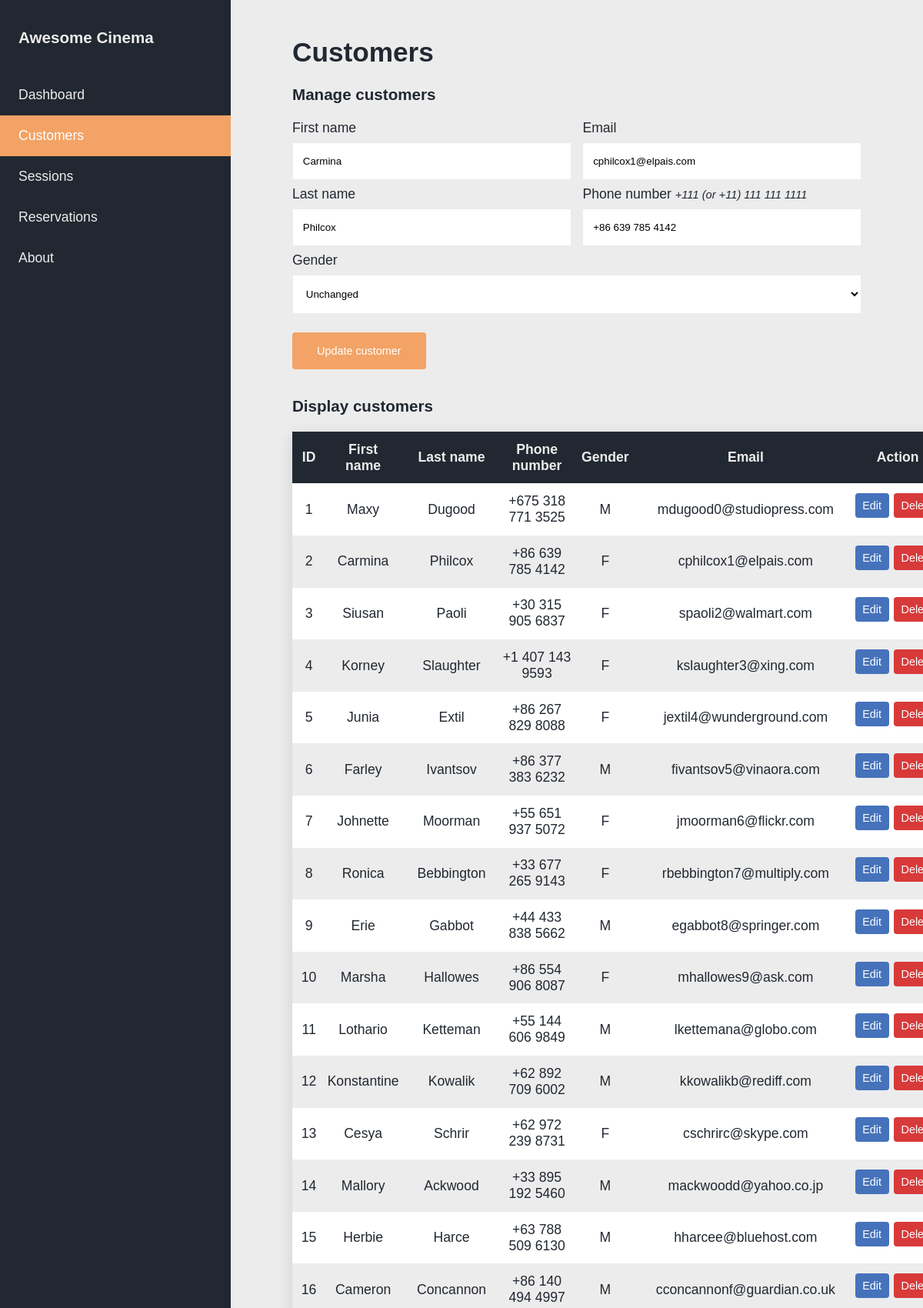
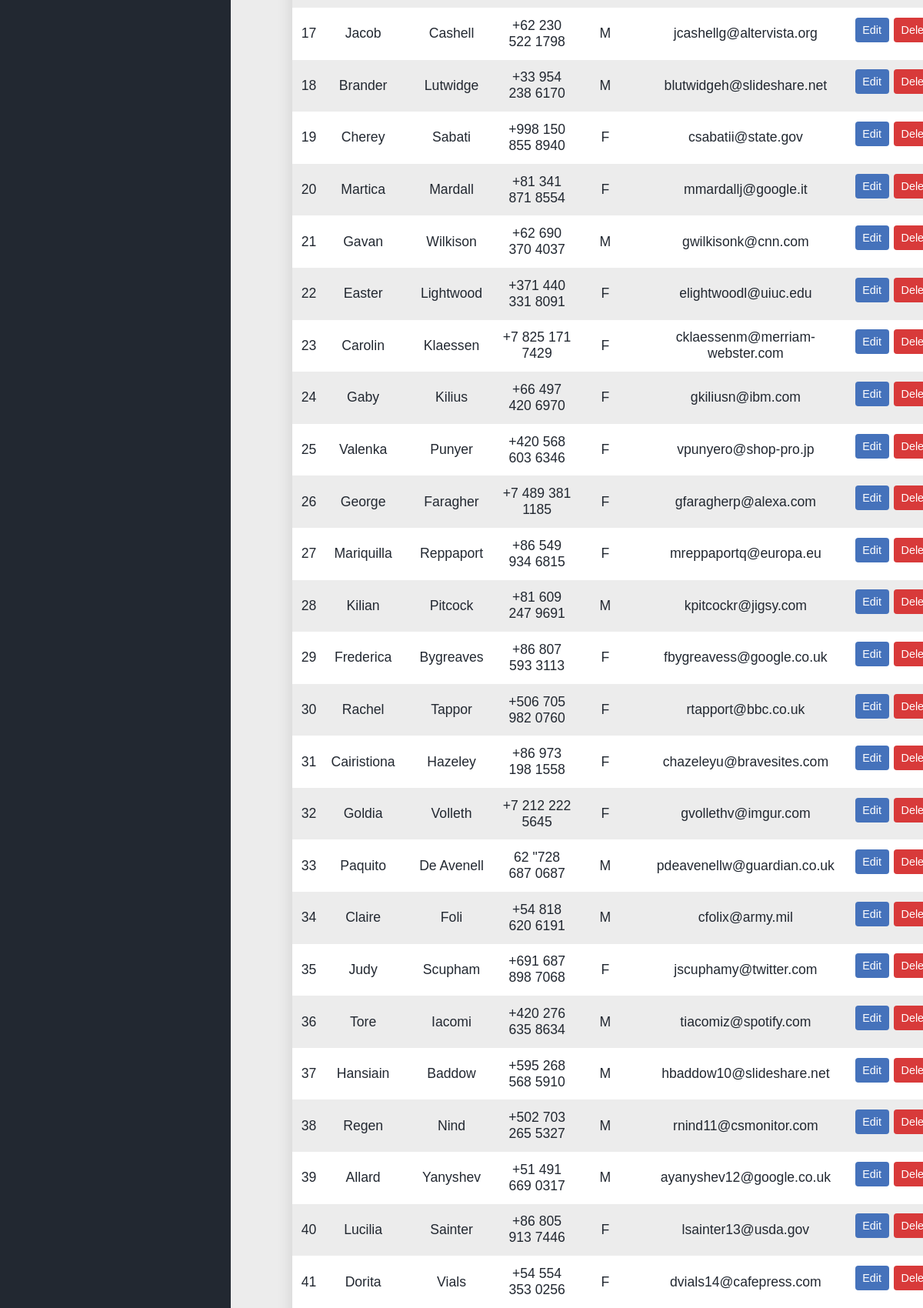
Page /customers.php?edit=2 (upper part) on the committed database (2 pictures, top to bottom).
### tables this page shows
CREATE TABLE customer(
   
  customer_id INT NOT NULL AUTO_INCREMENT,
  fname VARCHAR(30) NOT NULL,
  lname VARCHAR(30) NOT NULL,
  phone_num VARCHAR(30) NOT NULL,
  gender VARCHAR(1) NOT NULL,
  email NVARCHAR(255) DEFAULT 'unspecified',

   
  PRIMARY KEY (customer_id)
);

### proc/customers.php (called while the page is built, shortened)
<?php
require("/srv/http/awesome_cinema/config/database.php");
if (isset($_GET['edit'])) {
    $customer_id = $_GET['edit'];
    $update = true;
    $query = "SELECT * FROM customer WHERE customer_id=$customer_id";
    $result = $conn->query($query);
    if ($result) {
        if (count($result) == 1) {
            $row = $result->fetch_array();
            $fname = $row['fname'];
            $lname = $row['lname'];
            $phone_num = $row['phone_num'];
            $gender = $row['gender'];
            $email = $row['email'];
        }
    } else {
        die($conn->error);
    }
}
$c_arr = $conn->query("SELECT * FROM customer");

### customers.php (the view, shortened to what this page needs)
<?php
    require("/srv/http/awesome_cinema/proc/customers.php");
?>
<!DOCTYPE html>
<html lang="en">
<head>
    <link rel="stylesheet" href="style.css">
</head>
<body>
    <header>
        <ul class="navbar">
            <li class="navbar__item"><h3>Awesome Cinema</h3></li>
            <li><a class="navbar__item" href="index.php">Dashboard</a></li>
            <li><a class="navbar__item navbar__item--active" href="customers.php">Customers</a></li>
            <li><a class="navbar__item" href="sessions.php">Sessions</a></li>
            <li><a class="navbar__item" href="reservations.php">Reservations</a></li>
            <li><a class="navbar__item" href="about.html">About</a></li>
        </ul>
    </header>
    <main>
        <div class="wrapper">
            <h1>Customers</h1>
            <h3>Manage customers</h3>
            <form action="proc/customers.php" method="POST">
                <div style="float:left;width:49%;">
                    <label for="fname">First name</label>
                    <input type="text" name="fname" placeholder="Billy" value="<?php echo $fname; ?>" required>
                    <label for="lname">Last name</label>
                    <input type="text" name="lname" placeholder="Karlson" value="<?php echo $lname; ?>" required>
                </div>
                <div style="float:right;width:49%;">
                    <label for="email">Email</label>
                    <input type="email" name="email" placeholder="billy@email.com" value="<?php echo $email; ?>" required>
                    <label for="phone_num">Phone number <small><i>+111 (or +11) 111 111 1111</i></small></label>
                    <input type="tel" name="phone_num" value="<?php echo $phone_num; ?>" placeholder="+123 453 454 6783" pattern="\+[0-9]{2,3} [0-9]{3} [0-9]{3} [0-9]{4}" required>
                </div>
                <label>Gender</label>
                <?php
                if ($update == true) {
                    echo '<select id="gender" name="gender">
                            <option value="'.$gender.'">Unchanged</option>
                            <option value="M">Male</option>
                            <option value="F">Female</option>
                        </select>';
                    echo '<button type="submit" name="update" class="btn">Update customer</button>';
                } else {
                    echo '<select id="gender" name="gender">
                            <option value="M">Male</option>
                            <option value="F">Female</option>
                        </select>';
                    echo '<button type="submit" name="save" class="btn">Add customer</button>';
                }
                ?>
            </form>
            <h3>Display customers</h3>
            <table class="table--customers">
                <tr>
                    <th>ID</th>
                    <th>First name</th>
                    <th>Last name</th>
                    <th>Phone number</th>
                    <th>Gender</th>
                    <th>Email</th>
                    <th>Action</th>
                </tr>
            <?php
                foreach($c_arr as $item) {
                    echo "<tr>";
                    echo "<td>".$item["customer_id"]."</td>
                        <td>".$item["fname"]."</td>
                        <td>".$item["lname"]."</td>
                        <td>".$item["phone_num"]."</td>
                        <td>".$item["gender"]."</td>
                        <td>".$item["email"]."</td>
                        <td style=\"display:flex;flexdirection:row;\">
                            <a class=\"btn btn__table btn--edit\"
                            href=\"customers.php?edit=".$item["customer_id"]."\">Edit</a>
                            <a class=\"btn btn__table btn--delete\"
                            href=\"customers.php?delete=".$item["customer_id"]."\">Delete</a>
                        </td>";
                    echo "</tr>";
                }
                echo "</table>";
            ?>
        </div>
    </main>
</body>
</html>

### style.css (style rules this page uses)
:root { --clr-dark: #222831; --clr-medium: #30475e; --clr-accent: #f2a365; --clr-light: #ececec; --clr-green: #4CAF50; --clr-red: #d83a3a; --clr-yellow: #ffdaaf; --clr-blue: #4572bb; --clr-grey: #ccc; --clr-black: black; --clr-white: white; --clr-accent-hover: #fdc295; --clr-blue-hover: #66a7e7; --clr-red-hover: #f34646; --fw-regular: 400; --fw-medium: 500; --fw-semibold: 600; --fw-bold: 700; }
*, *::before, *::after { box-sizing: border-box; margin: 0; padding: 0; }
body { scroll-behavior: smooth; padding: 0; margin: 0; background-color: var(--clr-light); font-family: "Quicksand", sans-serif; font-size: 1.1rem; color: var(--clr-dark); }
h1 { display: block; font-size: 2em; margin-top: 0.67em; margin-bottom: 0.67em; margin-left: 0; margin-right: 0; font-weight: bold; }
h3 { display: block; font-size: 1.17em; margin-top: 1em; margin-bottom: 1em; margin-left: 0; margin-right: 0; font-weight: bold; }
.wrapper { margin-left: 25%; padding: 1.5rem 5rem; }
.navbar { list-style-type: none; margin: 0; padding: 0; width: 25%; background-color: var(--clr-dark); position: fixed; height: 100%; overflow: auto; }
.navbar__item { display: block; color: var(--clr-light); padding: 1rem 1.5rem; text-decoration: none; }
.navbar__item--active { background-color: var(--clr-accent); color: var(--clr-white); }
.btn { background-color: var(--clr-accent); color: white; padding: 1rem 2rem; margin: 1rem 0; border: none; border-radius: 4px; cursor: pointer; text-decoration: none; font-size: 0.9rem; }
.btn__table { margin: 0 0.2rem; padding: 0.5rem 0.6rem; }
.btn--edit { background-color: var(--clr-blue); }
.btn--delete { background-color: var(--clr-red); }
select { background-color: var(--clr-white); width: 100%; padding: 1rem 0.8rem; margin: 8px 0; display: inline-block; border: 1px solid var(--clr-light); }
input { border: 1px solid var(--clr-light); width: 100%; padding: 1rem 0.8rem; margin: 8px 0; }
table { width: 100%; margin-bottom: 2rem; box-shadow: 0 6px 20px rgba(0,0,0,0.12); }
table, th, td { border-collapse: collapse; }
tr:nth-child(even) { background-color: var(--clr-white); }
tr:nth-child(odd) { background-color: var(--clr-light); }
th, td { padding: .8rem; text-align: center; }
.table--customers th, td { padding: .8rem 0rem .8rem; text-align: center; }
.table--customers th { padding: .8rem; background-color: var(--clr-dark); color: var(--clr-light); }
th { background-color: var(--clr-dark); color: var(--clr-light); }

### rows in the picture
customer: fname "Carmina", lname "Philcox", email "cphilcox1@elpais.com", phone_num "+86 639 785 4142", customer_id "2", gender "F"
customer: customer_id "1", fname "Maxy", lname "Dugood", phone_num "+675 318 771 3525", gender "M", email "mdugood0@studiopress.com"
customer: customer_id "3", fname "Siusan", lname "Paoli", phone_num "+30 315 905 6837", gender "F", email "spaoli2@walmart.com"
customer: customer_id "4", fname "Korney", lname "Slaughter", phone_num "+1 407 143 9593", gender "F", email "kslaughter3@xing.com"
customer: customer_id "5", fname "Junia", lname "Extil", phone_num "+86 267 829 8088", gender "F", email "jextil4@wunderground.com"
customer: customer_id "6", fname "Farley", lname "Ivantsov", phone_num "+86 377 383 6232", gender "M", email "fivantsov5@vinaora.com"
customer: customer_id "7", fname "Johnette", lname "Moorman", phone_num "+55 651 937 5072", gender "F", email "jmoorman6@flickr.com"
customer: customer_id "8", fname "Ronica", lname "Bebbington", phone_num "+33 677 265 9143", gender "F", email "rbebbington7@multiply.com"
customer: customer_id "9", fname "Erie", lname "Gabbot", phone_num "+44 433 838 5662", gender "M", email "egabbot8@springer.com"
customer: customer_id "10", fname "Marsha", lname "Hallowes", phone_num "+86 554 906 8087", gender "F", email "mhallowes9@ask.com"
customer: customer_id "11", fname "Lothario", lname "Ketteman", phone_num "+55 144 606 9849", gender "M", email "lkettemana@globo.com"
customer: customer_id "12", fname "Konstantine", lname "Kowalik", phone_num "+62 892 709 6002", gender "M", email "kkowalikb@rediff.com"
customer: customer_id "13", fname "Cesya", lname "Schrir", phone_num "+62 972 239 8731", gender "F", email "cschrirc@skype.com"
customer: customer_id "14", fname "Mallory", lname "Ackwood", phone_num "+33 895 192 5460", gender "M", email "mackwoodd@yahoo.co.jp"
customer: customer_id "15", fname "Herbie", lname "Harce", phone_num "+63 788 509 6130", gender "M", email "hharcee@bluehost.com"
customer: customer_id "16", fname "Cameron", lname "Concannon", phone_num "+86 140 494 4997", gender "M", email "cconcannonf@guardian.co.uk"
customer: customer_id "17", fname "Jacob", lname "Cashell", phone_num "+62 230 522 1798", gender "M", email "jcashellg@altervista.org"
customer: customer_id "18", fname "Brander", lname "Lutwidge", phone_num "+33 954 238 6170", gender "M", email "blutwidgeh@slideshare.net"
customer: customer_id "19", fname "Cherey", lname "Sabati", phone_num "+998 150 855 8940", gender "F", email "csabatii@state.gov"
customer: customer_id "20", fname "Martica", lname "Mardall", phone_num "+81 341 871 8554", gender "F", email "mmardallj@google.it"
customer: customer_id "21", fname "Gavan", lname "Wilkison", phone_num "+62 690 370 4037", gender "M", email "gwilkisonk@cnn.com"
customer: customer_id "22", fname "Easter", lname "Lightwood", phone_num "+371 440 331 8091", gender "F", email "elightwoodl@uiuc.edu"
customer: customer_id "23", fname "Carolin", lname "Klaessen", phone_num "+7 825 171 7429", gender "F", email "cklaessenm@merriam-webster.com"
customer: customer_id "24", fname "Gaby", lname "Kilius", phone_num "+66 497 420 6970", gender "F", email "gkiliusn@ibm.com"
customer: customer_id "25", fname "Valenka", lname "Punyer", phone_num "+420 568 603 6346", gender "F", email "vpunyero@shop-pro.jp"
customer: customer_id "26", fname "George", lname "Faragher", phone_num "+7 489 381 1185", gender "F", email "gfaragherp@alexa.com"
customer: customer_id "27", fname "Mariquilla", lname "Reppaport", phone_num "+86 549 934 6815", gender "F", email "mreppaportq@europa.eu"
customer: customer_id "28", fname "Kilian", lname "Pitcock", phone_num "+81 609 247 9691", gender "M", email "kpitcockr@jigsy.com"
customer: customer_id "29", fname "Frederica", lname "Bygreaves", phone_num "+86 807 593 3113", gender "F", email "fbygreavess@google.co.uk"
customer: customer_id "30", fname "Rachel", lname "Tappor", phone_num "+506 705 982 0760", gender "F", email "rtapport@bbc.co.uk"
customer: customer_id "31", fname "Cairistiona", lname "Hazeley", phone_num "+86 973 198 1558", gender "F", email "chazeleyu@bravesites.com"
customer: customer_id "32", fname "Goldia", lname "Volleth", phone_num "+7 212 222 5645", gender "F", email "gvollethv@imgur.com"
customer: customer_id "33", fname "Paquito", lname "De Avenell", phone_num "62 \"728 687 0687", gender "M", email "pdeavenellw@guardian.co.uk"
customer: customer_id "34", fname "Claire", lname "Foli", phone_num "+54 818 620 6191", gender "M", email "cfolix@army.mil"
customer: customer_id "35", fname "Judy", lname "Scupham", phone_num "+691 687 898 7068", gender "F", email "jscuphamy@twitter.com"
customer: customer_id "36", fname "Tore", lname "Iacomi", phone_num "+420 276 635 8634", gender "M", email "tiacomiz@spotify.com"
customer: customer_id "37", fname "Hansiain", lname "Baddow", phone_num "+595 268 568 5910", gender "M", email "hbaddow10@slideshare.net"
customer: customer_id "38", fname "Regen", lname "Nind", phone_num "+502 703 265 5327", gender "M", email "rnind11@csmonitor.com"
customer: customer_id "39", fname "Allard", lname "Yanyshev", phone_num "+51 491 669 0317", gender "M", email "ayanyshev12@google.co.uk"
customer: customer_id "40", fname "Lucilia", lname "Sainter", phone_num "+86 805 913 7446", gender "F", email "lsainter13@usda.gov"
customer: customer_id "41", fname "Dorita", lname "Vials", phone_num "+54 554 353 0256", gender "F", email "dvials14@cafepress.com"
